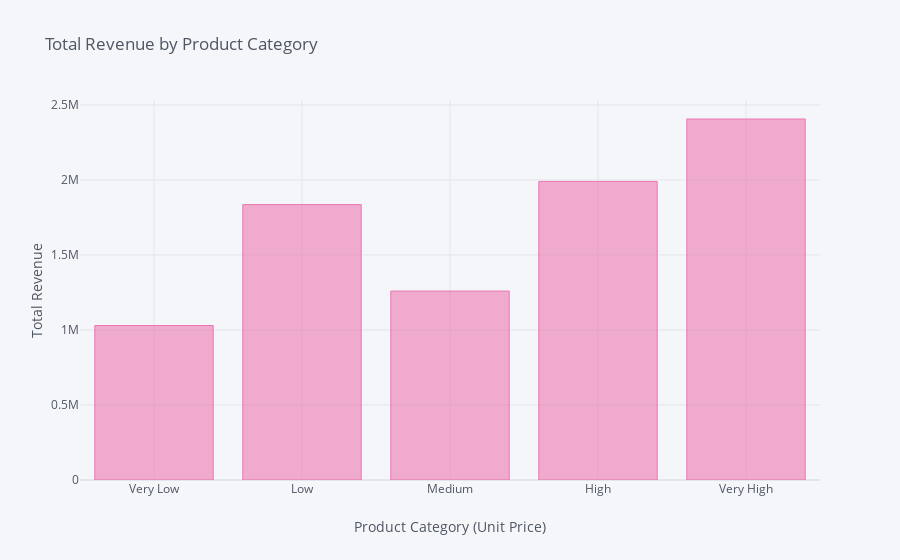

Notebook code for this chart:
### Code cell
# Which product type (price category) performs the best (total revenue)? 
data6 = data5.groupby('PriceCategory')['Revenue'].sum().reset_index()

data6.iplot(kind='bar', x='PriceCategory', xTitle='Product Category (Unit Price)', yTitle='Total Revenue', 
           title='Total Revenue by Product Category', color='rgb(235, 120, 179)')

### Figure 1 — Plotly figure (JSON) as saved in the notebook; plotly's stock layout.template omitted (floating-point values rounded to 4 significant figures)
{"data": [{"marker": {"color": "rgba(235, 120, 179, 0.6)", "line": {"color": "rgba(235, 120, 179, 1.0)", "width": 1}}, "name": "Revenue", "orientation": "v", "text": "", "type": "bar", "x": ["Very Low", "Low", "Medium", "High", "Very High"], "y": [1030000.0, 1836000.0, 1260000.0, 1990000.0, 2406000.0]}], "layout": {"legend": {"bgcolor": "#F5F6F9", "font": {"color": "#4D5663"}}, "paper_bgcolor": "#F5F6F9", "plot_bgcolor": "#F5F6F9", "title": {"font": {"color": "#4D5663"}, "text": "Total Revenue by Product Category"}, "xaxis": {"gridcolor": "#E1E5ED", "showgrid": true, "tickfont": {"color": "#4D5663"}, "title": {"font": {"color": "#4D5663"}, "text": "Product Category (Unit Price)"}, "zerolinecolor": "#E1E5ED"}, "yaxis": {"gridcolor": "#E1E5ED", "showgrid": true, "tickfont": {"color": "#4D5663"}, "title": {"font": {"color": "#4D5663"}, "text": "Total Revenue"}, "zerolinecolor": "#E1E5ED"}}}
